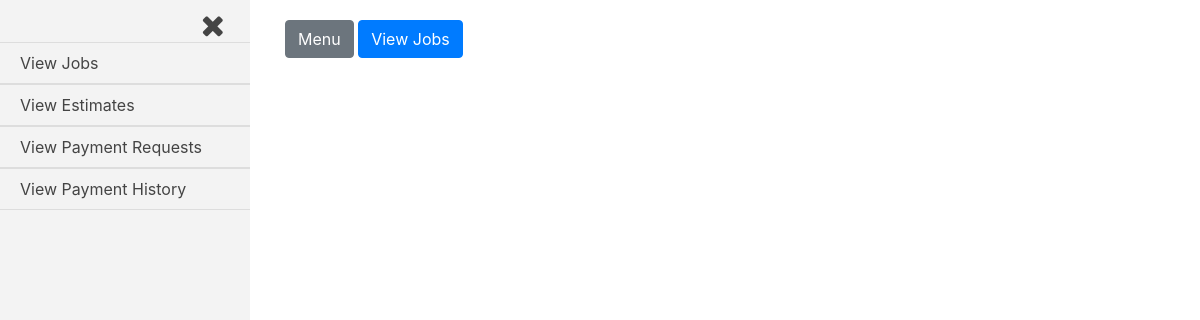
The page /jobs_admin/proposed_jobs on the database as committed earlier.
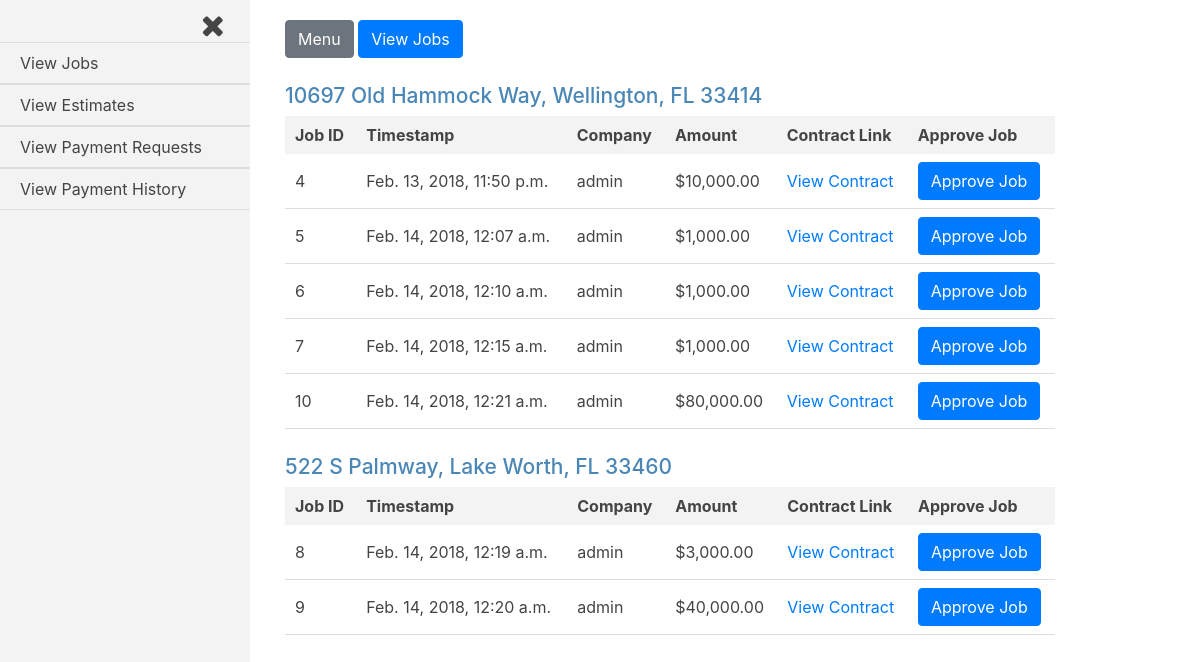
The same page on the database as committed later.
### jobs/models.py (models this page shows, shortened)
class House(models.Model):
    address = models.CharField(max_length=250)
    companies = models.ManyToManyField(settings.AUTH_USER_MODEL, through='Current_Worker')
    proposed_jobs = models.BooleanField(default=False)
    pending_payments = models.BooleanField(default=False)
    payment_history = models.BooleanField(default=False)
    def __str__(self):
        return self.address

class Job(models.Model):
    house = models.ForeignKey(House, on_delete=models.CASCADE)
    company = models.ForeignKey(settings.AUTH_USER_MODEL, on_delete=models.CASCADE,)
    start_amount = models.DecimalField(max_digits=8, decimal_places=2, default=0.00)
    start_date = models.DateTimeField(auto_now_add=True, blank=True)
    total_paid = models.DecimalField(max_digits=8, decimal_places=2, default=0.00)
    document_link = models.CharField(max_length=800)
    approved = models.BooleanField(default=False)

### jobs_admin/views.py (the view)
# urls.py: path('proposed_jobs', views.proposed_jobs, name='proposed_jobs'),
def proposed_jobs(request):
    current_user = request.user
    houses = House.objects.filter(proposed_jobs=True)
    jobs = Job.objects.filter(approved=False)
    form = Approve_Job()
    template = loader.get_template('jobs_admin/proposed_jobs.html')
    context = {
        'houses': houses,
        'jobs': jobs,
        'current_user': current_user,
        'form': form
    }
    if request.method == 'POST':
        form = Approve_Job(request.POST)
        if form.is_valid():
            job_id = int(request.POST.get('job_id'))
            address = str(request.POST.get('job_house'))
            house = House.objects.filter(address=address)
            Job.objects.filter(id=job_id).update(approved=True)
            current_worker = Current_Worker(house=house[0], company=current_user, current=True)
            current_worker.save()
            """if there are no more unapproved jobs for a house,
            set proposed_jobs=False for that specific house
            """
            unapproved_jobs = Job.objects.filter(house=house[0], approved=False)
            if not unapproved_jobs:
                House.objects.filter(address=address).update(proposed_jobs=False)
    else:
        form = Approve_Job()
    return HttpResponse(template.render(context, request))

### jobs_admin/forms.py
class Approve_Job(ModelForm, forms.Form):
    class Meta:
        model = Job
        exclude = ['house', 'company', 'start_amount', 'start_date', 'total_paid', 'document_link', 'approved']
        widgets = {
        }
        labels = {
        }

### jobs_admin/templates/jobs_admin/proposed_jobs.html (shortened to what this page needs)
{% extends 'base_login_admin.html' %}
{% load humanize %}
{% load static %}
{% block content %}
{% for house in houses %}
<div class="job-container">
  <div class="house">
    <h3 class="house-address">{{house.address}}</h3>
  </div>
  <table class="job-summary">
    <tr class="job-headings">
      <th>Job ID</th>
      <th>Timestamp</th>
      <th>Company</th>
      <th>Amount</th>
      <th>Contract Link</th>
      <th>Approve Job</th>
    </tr>
    {% for job in jobs %}
      {% if job.house.address == house.address %}
    <tr class="job-info">
      <td>{{job.id}}</td>
      <td>{{job.start_date}}</td>
      <td>{{job.company}}</td>
      <td>${{job.start_amount|intcomma}}</td>
      <td><a href="{{job.document_link}}">View Contract</a></td>
      <td>
        <form class="approve-job-form" action="" method="post">
          <input class="btn btn-primary approve-job" type="submit" name="" value="Approve Job">
        </form>
      </td>
    </tr>
      {% endif %}
    {% endfor %}
  </table>
</div>
{% endfor %}
{% endblock content %}

Rows that differ between the two databases and show on the page:
now on this page (row edited): House: address "10697 Old Hammock Way, Wellington, FL 33414"
added Job: id "4", start_date "Feb. 13, 2018, 11:50 p.m.", company "admin", start_amount "10,000.00", shown under "10697 Old Hammock Way, Wellington, FL 33414"
added Job: id "5", start_date "Feb. 14, 2018, 12:07 a.m.", company "admin", start_amount "1,000.00", shown under "10697 Old Hammock Way, Wellington, FL 33414"
added Job: id "6", start_date "Feb. 14, 2018, 12:10 a.m.", company "admin", start_amount "1,000.00", shown under "10697 Old Hammock Way, Wellington, FL 33414"
added Job: id "7", start_date "Feb. 14, 2018, 12:15 a.m.", company "admin", start_amount "1,000.00", shown under "10697 Old Hammock Way, Wellington, FL 33414"
added Job: id "10", start_date "Feb. 14, 2018, 12:21 a.m.", company "admin", start_amount "80,000.00", shown under "10697 Old Hammock Way, Wellington, FL 33414"
now on this page (row edited): House: address "522 S Palmway, Lake Worth, FL 33460"
now on this page (row edited): Job: id "8", start_date "Feb. 14, 2018, 12:19 a.m.", company "admin", start_amount "3,000.00", shown under "522 S Palmway, Lake Worth, FL 33460"
now on this page (row edited): Job: id "9", start_date "Feb. 14, 2018, 12:20 a.m.", company "admin", start_amount "40,000.00", shown under "522 S Palmway, Lake Worth, FL 33460"
